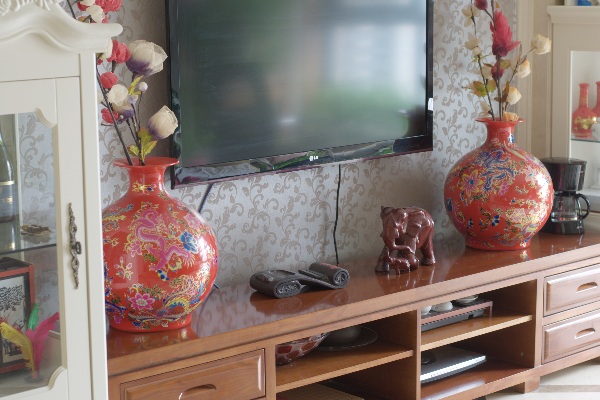
#> input picture w3/38.png, 600 x 400 px
$ python '图像分块.py'
#> lines starting #> are read from the running program, lines starting #| are printed output that depends on the picture
import cv2
import random

def extract_and_save_image_block(image_path, output_path):
    # 读取图像
#> called with image_path = '38.png', output_path = '38_block.png'
    image = cv2.imread(image_path)
#> image is the input picture: shape (400, 600, 3); mean B, G, R 117.5, 123.9, 139.4
    if image is None:
        print("无法读取图像，请检查图像路径。")
        return

    # 获取图像的高度和宽度
    height, width = image.shape[:2]
#> height = 400; width = 600

    # 确保图像足够大以截取64x64的块
    if height < 64 or width < 64:
        print("图像尺寸太小，无法截取64x64的块。")
        return

    # 随机选择一个中心像素点
    center_x = random.randint(32, width - 32)
#> center_x = 426
    center_y = random.randint(32, height - 32)
#> center_y = 247

    # 计算图像块的边界
    start_x = center_x - 32
#> start_x = 394
    end_x = center_x + 32
#> end_x = 458
    start_y = center_y - 32
#> start_y = 215
    end_y = center_y + 32
#> end_y = 279

    # 截取图像块
    image_block = image[start_y:end_y, start_x:end_x]
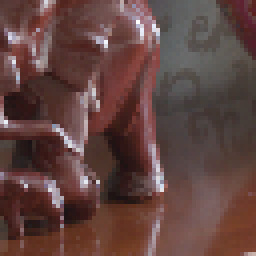
#> image_block: shape (64, 64, 3) (shown 4 times larger); mean B, G, R 64.6, 68.3, 96.8

    # 保存图像块
    cv2.imwrite(output_path, image_block)
    print(f"图像块已保存到 {output_path}")

if __name__ == "__main__":
    # 请将此路径替换为你自己的图像路径
    input_image_path = "38.png"
    # 请指定输出图像块的保存路径
    output_image_path = "38_block.png"
    extract_and_save_image_block(input_image_path, output_image_path)

$ run again, with w3/face_hr.png copied over w3/38.png
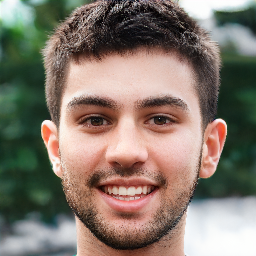
#> input picture w3/face_hr.png, 256 x 256 px
#> in extract_and_save_image_block, image is the input picture: shape (256, 256, 3); mean B, G, R 108.8, 120.2, 132.2
#> in extract_and_save_image_block, `image_block = image[start_y:end_y, start_x:end_x]`:
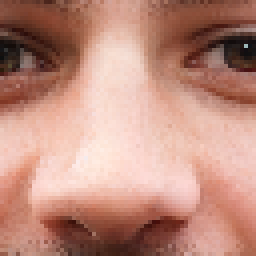
#> image_block: shape (64, 64, 3) (shown 4 times larger); mean B, G, R 126.3, 140.8, 190
